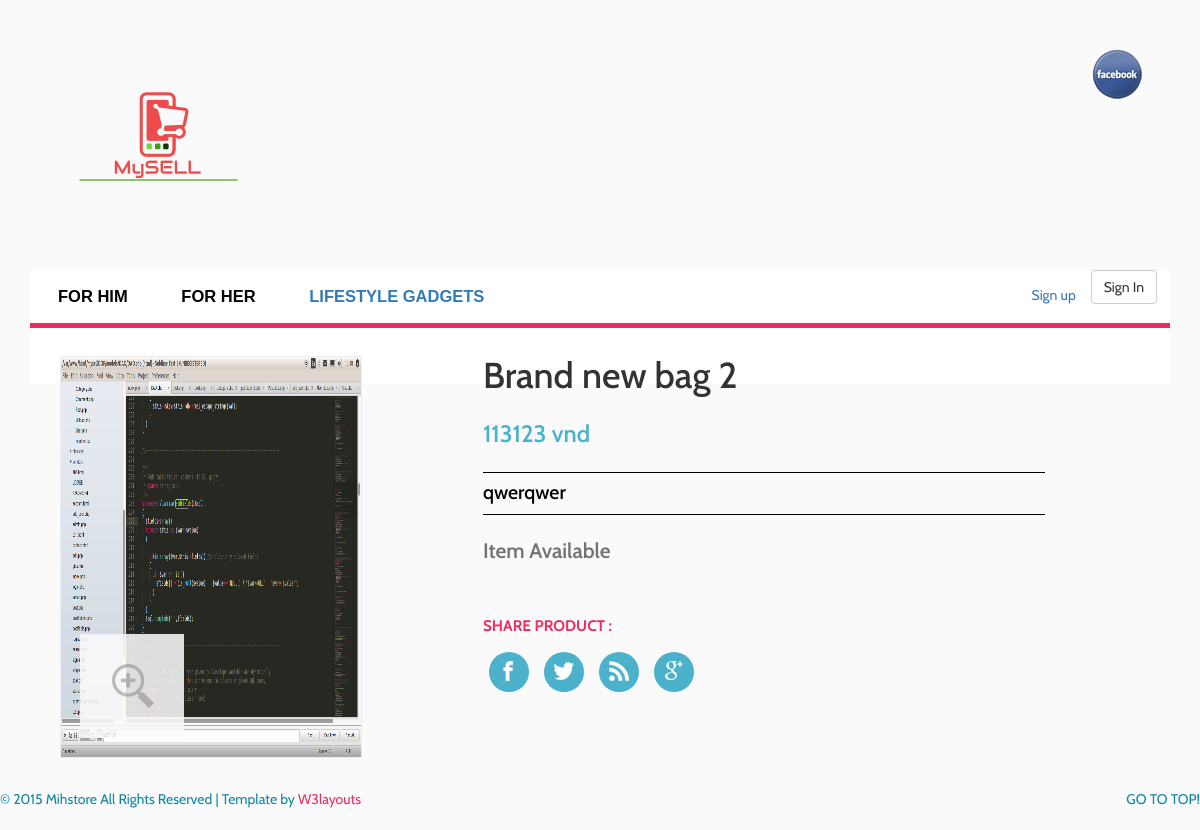
/userview.php?id=55, run on the app's committed database.
### tables this page shows
CREATE TABLE `mysell_posts` (
  `id` int(11) NOT NULL,
  `title` text NOT NULL,
  `description` text NOT NULL,
  `username` varchar(20) NOT NULL,
  `catID` text NOT NULL,
  `price` double NOT NULL,
  `date` date NOT NULL,
  `status` tinyint(1) NOT NULL
);

### models/DAO/DAO.php (called while the page is built, shortened)
<?php
class DataBase
{
  protected static $db;
  public static function getInstance()
  {
    if (!is_object(self::$db))
    {
      self::$db = new mysqli(DB_HOST,DB_USER,DB_PASS,DB_NAME);
    }
    return self::$db;
  }
}
abstract class EntityBase
{
  protected $db;
  public $primkeys;
  protected $sql;
  public function __construct()
  {
    $this->db=DataBase::getInstance();
  }
  public function fetch($sql)
  {
    if($rst=$this->db->query($sql))
    {
      if($rst->num_rows)
      {
        $row=$rst->fetch_assoc();
      }
      else
      {
        throw new NotFoundException($sql);
      }
    }
    else
    {
      throw new ReadException($sql);
    }
  }
  protected function getObject($sql,$Class)
  {
    if(class_exists($Class))
    {
      if($rst=$this->db->query($sql))
      {
        if($row=$rst->fetch_assoc())
        {
          $Object=new $Class;
          $Object->populate($row);
        }
        if (!empty($Object)){
          return $Object;
        }
      }
      else
      {
        throw new ReadException($sql);
      }
    }
    else
    {
      throw new Exception("Non-existent class: $Class");
    }
  }
  protected function getSelfObject($sql)
  {
    return $this->getObject($sql,get_class($this));
  }
  private function getImplodedIds($glue,$ids)
  {
    $where=' ';
    if($ids)
    {
      if(is_array($ids))
      {
        $wheres=array();
        foreach($ids as $id=>$val)
        {
          $wheres[]="{$id}='{$val}'";
        }
        $where=implode($glue,$wheres);
      }
      else
      {
        $where=" {$this->primkeys[0]}='{$ids}'";
      }
    }
    return $where;
  }
  public function read($ids=0)
  {
    $sql="{$this->sql} WHERE {$this->getImplodedIds(' AND ',$ids)} LIMIT 1";
    $this->fetch($sql);
  }
}

### models/DAO/Upload.dao.php (called while the page is built, shortened)
<?php
require_once 'DAO.php';
abstract class UploadDAO extends EntityBase
{
  public function __construct($id=0)
  {
    $this->table='mysell_upload';
    $this->fields=array('id','postID','type','size');
  }
}

### models/Upload.php (called while the page is built)
<?php
require_once 'DAO/Upload.dao.php';
class Upload extends UploadDAO
{
  public function findByPostID($id)
  {
    $sql="SELECT * FROM mysell_upload WHERE postID='$id' LIMIT 1";
    return $this->getSelfObject($sql);
  }
}

### models/DAO/Post.dao.php (called while the page is built, shortened)
<?php
require_once 'DAO.php';
abstract class PostDAO extends EntityBase
{
  public function __construct($id=0)
  {
    $this->table='mysell_posts';
    $this->primkeys=array('id');
    $this->fields=array('id','title','description','username','catID','price','date','status');
    $this->sql="SELECT * FROM {$this->table}";
    if($id) $this->read($id);
  }
}

### userview.php (the view, shortened to what this page needs)
<?php include_once 'include/checkUser.php';
include_once 'models/Upload.php';
include_once 'models/Post.php';
include_once 'models/Comment.php'?>
<!DOCTYPE html>
<html>
<?php include_once 'include/userviewnavbar.php';?>
<body>
	<?php include_once 'include/navbar.php';?>
	<div class="content">
		<div class="col-md-11">
			<div class="col-md-5 single-top">
				<ul id="etalage">
					<li>
						<?php
						$Upload = new Upload();
						$Upload = $Upload->findByPostID($_GET['id']);
						?>
						<img class="etalage_thumb_image img-responsive" src="images/<?php echo $Upload->id.'.'.$Upload->type;?>" alt="" >
					</li>
				</ul>
			</div>
			<div class="col-md-7 single-top-in">
				<div class="single-para">
					<?php
					try
					{
						$Post = new Post($_GET['id']);
					}
					catch (Exception $e) {
						echo $e->getMessage();
					}
					?>
					<h1><?php echo $Post->title;?></h1>
					<div class="para-grid">
						<span  class="add-to"><?php echo $Post->price.' vnd';?></span>
						<div class="clearfix"></div>
					</div>
					<h5><?php echo $Post->description;?></h5>
					<br/>
					<?php
					if ($Post->status == 1) {
						echo '<h4>Item Available</h4>';
					}
					else {
						echo '<h4>Item Sold</h4>';
					}
					?>
					<br/>
						<div class="share">
							<h4>Share Product :</h4>
							<ul class="share_nav">
								<li><a href="#"><img src="images/facebook.png" title="facebook"></a></li>
								<li><a href="#"><img src="images/twitter.png" title="Twiiter"></a></li>
								<li><a href="#"><img src="images/rss.png" title="Rss"></a></li>
								<li><a href="#"><img src="images/gpluse.png" title="Google+"></a></li>
							</ul>
						</div>
					</div>
				</div>
				<div class="clearfix"> </div>
			</div>
		</div>
		<div class="clearfix"> </div>
	</div>
	<div class="footer">
		<p class="footer-class">© 2015 Mihstore All Rights Reserved | Template by  <a href="http://w3layouts.com/" target="_blank">W3layouts</a> </p>
		<a href="#home" class="scroll to-Top" >  GO TO TOP!</a>
		<div class="clearfix"> </div>
	</div>
</body>
</html>

### css/style.css (style rules this page uses)
body { background:url(../images/back.png); font-family: 'Cabin', sans-serif; }
body a { transition: 0.5s all; -webkit-transition: 0.5s all; -o-transition: 0.5s all; -moz-transition: 0.5s all; -ms-transition: 0.5s all; }
ul { padding: 0; margin: 0; }
h1,h2,h3,h4,h5,h6,label,p { margin:0; }
.content { background:#fff; padding: 2em 0em; z-index: -1; }
.single-para h4 { font-size:1.5em; color:#747272; line-height:1.5em; font-weight: 600; }
.para-grid { padding: 1.5em 0; }
span.add-to { float:left; font-size: 1.7em; color: #4cb1ca; font-weight: 600; }
.single-para h5 { color:#000; font-size:1.4em; border-bottom:1px solid #000; border-top:1px solid #000; padding:0.5em 0; }
.share h4 { font-size: 1.1em; color: #f02b63; margin-bottom: 10px; text-transform: uppercase; text-shadow: 0 1px 0 #ffffff; font-weight:700; }
.share_nav li { display: inline-block; margin: 5px 6px; }
.share_nav li a { background: #4cb1ca ; width:40px; height:40px; display: block; border-radius: 30px; -webkit-border-radius: 30px; -moz-border-radius: 30px; -o-border-radius: 30px; line-height: 35px; text-align: center; }
.share li img { vertical-align:middle; }
.share { padding: 2em 0 0; }
p.footer-class { font-size: 1em; color: #1086A3; float:left; }
p.footer-class a { color: #f02b63; text-decoration:none; }
.to-Top { float:right; color: #1086A3; font-size: 1em; }
.footer { padding: 1.5em 0; }

### css/etalage.css (style rules this page uses)
#etalage { display: none; margin-bottom: 10px; }
#etalage .etalage_thumb { background:url(../images/loading.gif) center no-repeat; border: 1px solid #eee; }
.etalage, .etalage_thumb, .etalage_thumb_image, .etalage_source_image, .etalage_zoom_preview, .etalage_icon, .etalage_hint { display:none }
.etalage, .etalage ul, .etalage li, .etalage img, .etalage_hint, .etalage_icon, .etalage_description { margin:0; padding:0; border:0; list-style:none }
.etalage, .etalage_magnifier div, .etalage_magnifier div img, .etalage_small_thumbs ul, ul .etalage_small_thumbs li, .etalage_zoom_area div, .etalage_zoom_img { position:relative }
.etalage img, .etalage li { -webkit-user-select:none; -khtml-user-select:none; -moz-user-select:none; -o-user-select:none; user-select:none; -webkit-user-drag:none; -moz-user-drag:none; user-drag:none }
.etalage, .etalage_small_thumbs li { float:left }
.etalage li { position:absolute }
.etalage img { vertical-align:bottom; max-width:none }
.etalage { direction:ltr }

### css/megamenu.css (style rules this page uses)
body { background: #fafafa; }

### data on the page
mysell_posts: title "Brand new bag 2", price "113123", description "qwerqwer"
